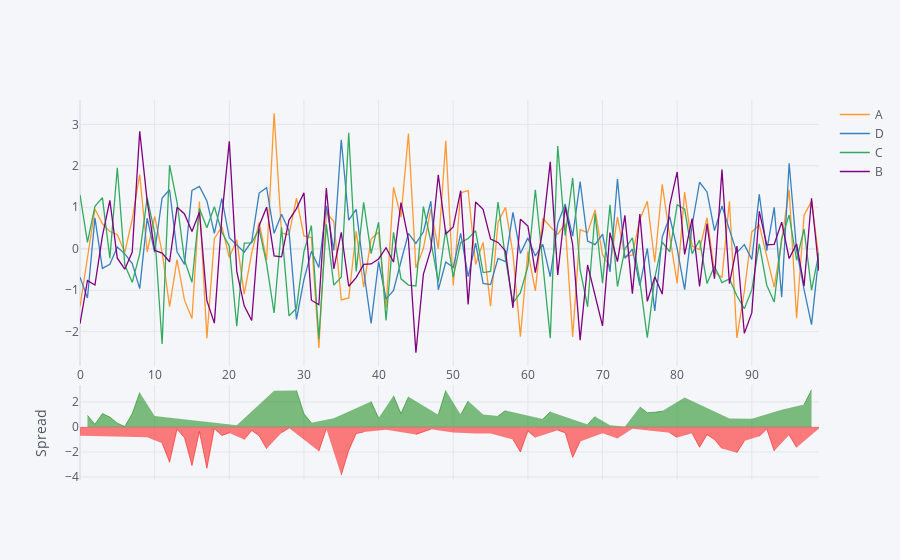

The notebook cell this image was saved under:
### Code cell
df[['A','D','C','B']].iplot(kind='spread')
